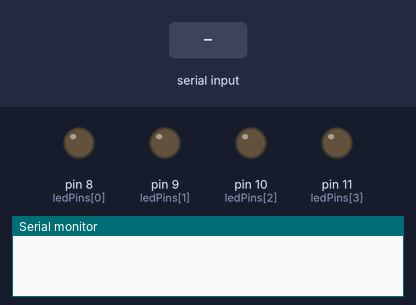
A sketch run on a simulated Arduino Uno, built with avr-gcc and run on an emulated ATmega328P. On the bench: output pins drawn as LEDs (lit = HIGH), the last lines printed to the serial monitor. Dashed ring = blinking. The test bench sets the inputs (shaded band).

Above: at 1.2 s.
1.3 s: "F" received over Serial
At 1.4 s:
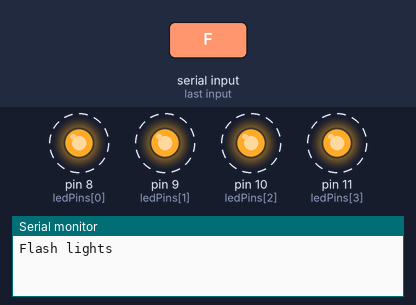
4.3 s: "R" received over Serial
At 5.1 s:
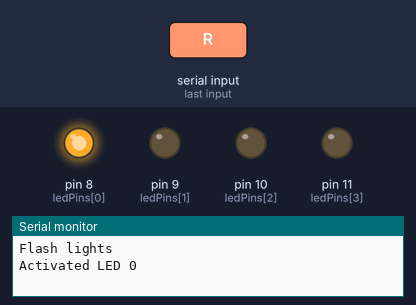
5.8 s: "L" received over Serial
At 6.2 s:
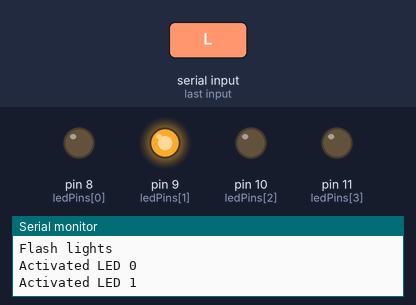
7.3 s: "D" received over Serial
At 8.5 s:
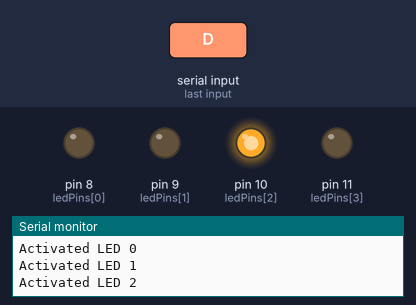
8.8 s: "U" received over Serial
At 9.7 s:
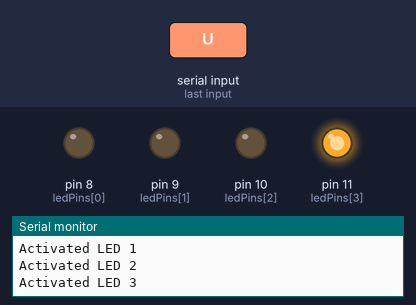
Timing chart, 0 to 11.3 s (numbered marks = the images above; inputs shaded):
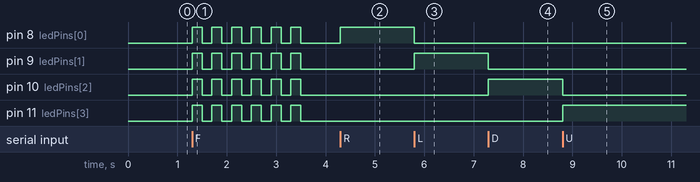

The sketch:

arduino_uno_run_by_python.ino
```cpp
const int ledPins[] = {8, 9, 10, 11};
const int numLeds = 4;

void setup() {
  for (int i = 0; i < numLeds; i++) {
    pinMode(ledPins[i], OUTPUT);
    digitalWrite(ledPins[i], LOW);
  }
  Serial.begin(115200);
}

void loop() {
  if (Serial.available() > 0) {
    handleCommand(Serial.read());
  }
}

void handleCommand(char command) {
  int ledIndex = -1;

  switch (command) {
    case 'R': ledIndex = 0; break;
    case 'L': ledIndex = 1; break;
    case 'D': ledIndex = 2; break;
    case 'U': ledIndex = 3; break;
    case 'F':
      Serial.println("Flash lights");
      for (int x = 0; x < 3; x++) {
        flashAllLights();
      }
      return;
  }

  if (ledIndex >= 0) {
    allLedsOff();
    digitalWrite(ledPins[ledIndex], HIGH);
    Serial.print("Activated LED ");
    Serial.println(ledIndex);
  }
}

void allLedsOff() {
  for (int i = 0; i < numLeds; i++) {
    digitalWrite(ledPins[i], LOW);
  }
}

void flashAllLights() {
  for (int j = 0; j < 2; j++) {
    for (int i = 0; i < numLeds; i++) {
      digitalWrite(ledPins[i], HIGH);
    }
    delay(200);
    for (int i = 0; i < numLeds; i++) {
      digitalWrite(ledPins[i], LOW);
    }
    delay(200);
  }
}
```

Measured:
- after the input at 1.3 s, pin 8 (ledPins[0]), pin 9 (ledPins[1]), pin 10 (ledPins[2]), pin 11 (ledPins[3]): alternates HIGH for 0.20 s and LOW for 0.20 s, 12 changes in all, then stays LOW, starting at once
- after the input at 4.3 s, pin 8 (ledPins[0]): LOW → HIGH at once
- after the input at 5.8 s, pin 8 (ledPins[0]): HIGH → LOW at once; pin 9 (ledPins[1]): LOW → HIGH at once
- after the input at 7.3 s, pin 9 (ledPins[1]): HIGH → LOW at once; pin 10 (ledPins[2]): LOW → HIGH at once
- after the input at 8.8 s, pin 10 (ledPins[2]): HIGH → LOW at once; pin 11 (ledPins[3]): LOW → HIGH at once
